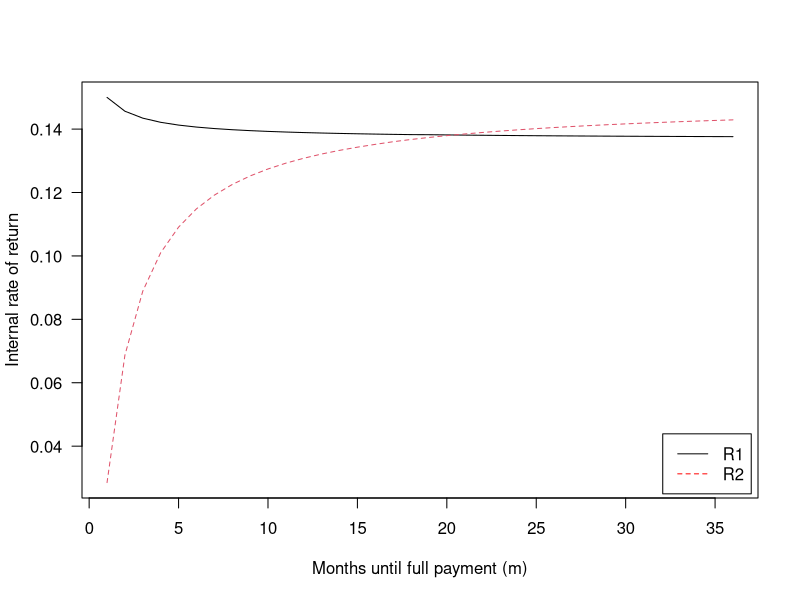
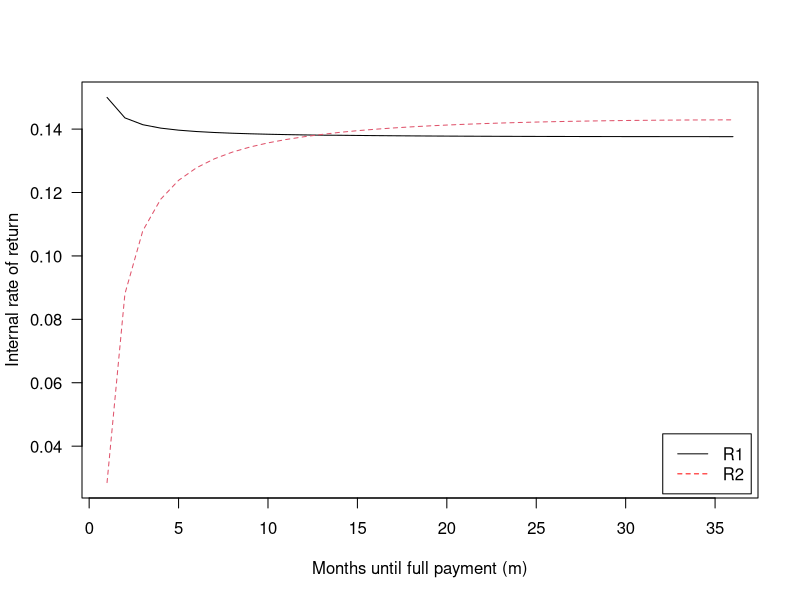

Generate these figures, in order, with R:
## ---- chunk 1
A = function(P0, r, m) {
  # P0 -- initial principal
  # r  -- interest rate (monthly)
  # m  -- number of payment periods
  P0 * r * (1 + r)^m / ((1 + r)^m - 1)
}

P_i = Vectorize(
  # Compute outstanding principal after i payments
  function(A, P0, r, i) {
    if (i==0) return(P0)
    (1 + r)^i * P0 - A * sum((1 + r)^((i-1):0))
  },
  vectorize.args = 'i')

R1 = Vectorize(
  function(s, P0, r, m) {
    # s -- service fee rate (monthly, on remaining principal)
    # P0, r, m -- args to A()
    A_ = A(P0, r, m)
    fun = function(z) (P0 - sum((1 + z/12)^-(1:m) *
                                  (A_ - s * P_i(A_, P0, r, 1:m))))^2
    # solve for IRR
    optimize(fun, interval=c(0, .5))$minimum
  },
  vectorize.args = 'm')

R2 = Vectorize(
  function(s, P0, r, m) {
    # s  -- service fee rate (monthly, on payments)
    # P0, r, m -- args to A()
    fun = function(z) (P0 - sum((1 + z/12)^-(1:m) *
                                  (1 - s) * A(P0, r, m)))^2
    # solve for IRR
    optimize(fun, interval=c(0, .5))$minimum
  },
  vectorize.args = 'm')
## ---- chunk 2
# Returns for institutional (whole loan) investors
r_inst = R1(s=.013/12, P0=1000, r=.15/12, m=1:36)

# Returns for retail (Note) investors
r_ret  = R2(s=.01, P0=1000, r=.15/12, m=1:36)

matplot(1:36, cbind(r_inst, r_ret), las=1, type='l',
        xlab='Months until full payment (m)',
        ylab='Internal rate of return')
legend('bottomright', c('R1','R2'), lty=c(1,2), col=c('black','red'),
       inset=.01)
## ---- chunk 3
P_i = Vectorize(
  # Compute outstanding principal after i payments
  function(A_seq, P0, r, i) {
    # A_seq -- sequence of payments (length m)
    if (i==0) return(P0)
    (1 + r)^i * P0 - sum(A_seq[1:i] * (1 + r)^((i-1):0))
  },
  vectorize.args = 'i')

gen_A_seq = function(P0, r, m, Term=36) {
  # Sequence of m - 1 installments, plus final payment (1+r)*P_{m-1}
  Inst = A(P0, r, Term)
  A_seq = rep(Inst, m - 1)
  c(A_seq, (1 + r) * P_i(A_seq, P0, r, m - 1))
}

R1 = Vectorize(
  function(s, P0, r, m) {
    # s -- service fee rate (monthly, on remaining principal)
    # P0, r, m -- args to A()
    A_seq = gen_A_seq(P0, r, m)
    fun = function(z) (P0 - sum((1 + z/12)^-(1:m) *
                                  (A_seq - s * P_i(A_seq, P0, r, 1:m))))^2
    # solve for IRR
    optimize(fun, interval=c(0, .5))$minimum
  },
  vectorize.args = 'm')

R2 = Vectorize(
  function(s, P0, r, m=36) {
    # s  -- service fee rate (monthly, on payments)
    # P0, r, m -- args to A()
    A_seq = gen_A_seq(P0, r, m)
    fun = function(z) (P0 - sum((1 + z/12)^-(1:m) *
                                  (1 - s) * A_seq))^2
    # solve for IRR
    optimize(fun, interval=c(0, .5))$minimum
  },
  vectorize.args = 'm')

# Returns for institutional (whole loan) investors
r_inst = R1(s=.013/12, P0=1000, r=.15/12, m=1:36)

# Returns for retail (Note) investors
r_ret  = R2(s=.01, P0=1000, r=.15/12, m=1:36)

matplot(1:36, cbind(r_inst, r_ret), las=1, type='l',
        xlab='Months until full payment (m)',
        ylab='Internal rate of return')
legend('bottomright', c('R1','R2'), lty=c(1,2), col=c('black','red'),
       inset=.01)
